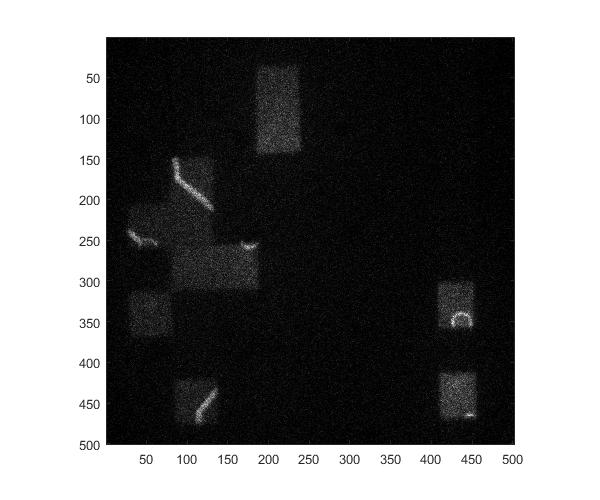
#> input picture data/raw/1.jpg, 600 x 500 px, found by its file name
$ python find_squares.py   (Python 2 division)   (older library calls are emulated)
#> lines starting #> are read from the running program, lines starting #| are printed output that depends on the picture; after the words box and inside, x2 and y2 are one past the last pixel; in counts of white or black regions, pixels touching at a corner belong together
#!/usr/bin/env python3
# -*- coding: utf-8 -*-
"""
Created on Mon May 15 11:20:31 2017

@author: https://github.com/abidrahmank/OpenCV2-Python/blob/master/OpenCV_Python_Blog/sudoku_v_0.0.6/sudoku.py
"""

import cv2
import numpy as np
import time, sys


def rectify(h):
		''' this function put vertices of square we got, in clockwise order '''
		h = h.reshape((4,2))
		hnew = np.zeros((4,2),dtype = np.float32)

		add = h.sum(1)
		hnew[0] = h[np.argmin(add)]
		hnew[2] = h[np.argmax(add)]

		diff = np.diff(h,axis = 1)
		hnew[1] = h[np.argmin(diff)]
		hnew[3] = h[np.argmax(diff)]

		return hnew


img = cv2.imread('./data/raw/1.jpg')
#> img is the input picture: shape (500, 600, 3); min 0, max 255, mean 119
gray = cv2.imread('./data/raw/1.jpg', cv2.CV_8UC1)
#> gray: shape (500, 600); min 0, max 255, mean 119


thresh = cv2.adaptiveThreshold(gray,255,1,1,5,2)
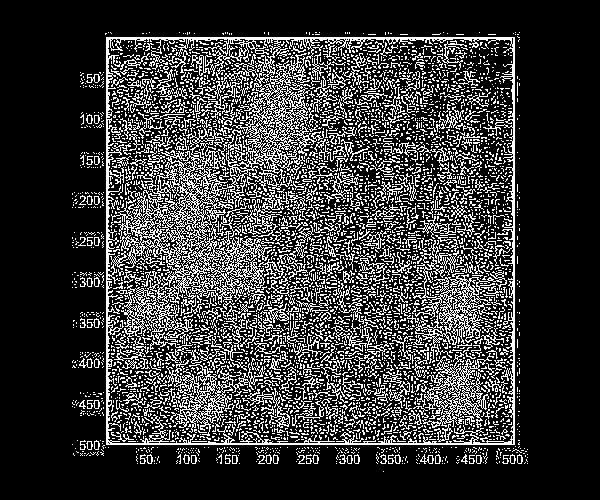
#> thresh: shape (500, 600); 22.2% white in thin lines or dots, all inside (x1, y1, x2, y2) = (72, 32, 528, 472)
im2, contours, hierarchy  = cv2.findContours(thresh, cv2.RETR_TREE, cv2.CHAIN_APPROX_SIMPLE)
#> contours = 6464 contours, 6064 with area under 20; largest, box (x1, y1, x2, y2) and area: (106, 37, 515, 445) 166056, (106, 38, 514, 444) 144330, (412, 240, 507, 359) 2584, (422, 352, 494, 428) 2022, (157, 356, 265, 436) 1906

image_area = gray.size	# this is area of the image
#> image_area = 300000

for i in contours:
	if cv2.contourArea(i)> image_area/2: # if area of box > half of image area, it is possibly the biggest blob
		peri = cv2.arcLength(i,True)
		approx = cv2.approxPolyDP(i,0.02*peri,True)
		#cv2.drawContours(img,[approx],0,(0,255,0),2,cv2.CV_AA)
		break
#> this loop made 634 passes
#> (peri, approx) on pass 634: (1630, [[106, 37], [106, 444], [514, 444], [514, 37]])
#> i on passes 1 to 6: [[383, 471]], [[527, 463]], [[444, 463]], [[442, 463]], [[419, 463]], [[404, 463]]


h = np.array([ [0,0],[449,0],[449,449],[0,449] ],np.float32)	# this is corners of new square image taken in CW order

approx = rectify(approx)	# we put the corners of biggest square in CW order to match with h
#> in rectify, `h = h.reshape((4,2))`: h = [[106, 37], [106, 444], [514, 444], [514, 37]]
#> in rectify, `add = h.sum(1)`: add = [143, 550, 958, 551]
#> in rectify, `diff = np.diff(h,axis = 1)`: diff = [-69, 338, -70, -477]
#> approx = [[106, 37], [514, 37], [514, 444], [106, 444]]

retval = cv2.getPerspectiveTransform(approx,h)	# apply perspective transformation
#> retval = [[1.1, 1.27e-17, -116.7], [-1.38e-17, 1.1, -40.82], [-1.16e-19, 0, 1]]
warp = cv2.warpPerspective(img,retval,(450,450))  # Now we get perfect square with size 450x450
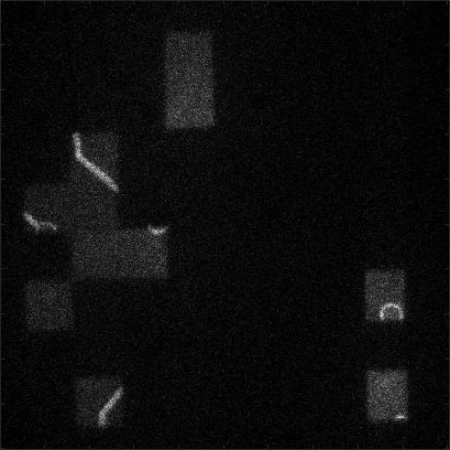
#> warp: shape (450, 450, 3); min 0, max 225, mean 12.3

warpg = cv2.cvtColor(warp,cv2.COLOR_BGR2GRAY)	# kept a gray-scale copy of warp for further use


sudo = np.zeros((8,8),np.uint8)		# a 9x9 matrix to store our sudoku puzzle

denoised = cv2.fastNlMeansDenoising(warpg, h=10)
thresh = cv2.threshold(denoised,20,255,0)

#
#kernel = cv2.getStructuringElement(cv2.MORPH_CROSS,(1,1))
#erode = cv2.erode(thresh[1], kernel, iterations =100)
#dilate =cv2.dilate(erode,kernel,iterations =100)
#> (the run stopped early here; a loop or call above may not have finished)

$ run again, with data/raw/2.jpg copied over data/raw/1.jpg
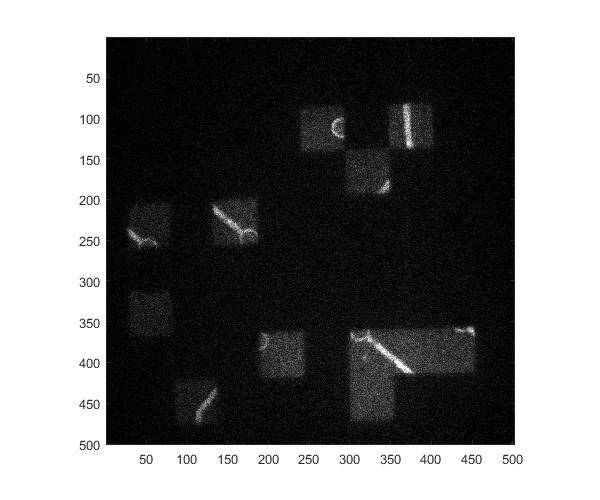
#> input picture data/raw/2.jpg, 600 x 500 px, found by its file name
#> img is the input picture: shape (500, 600, 3); min 0, max 255, mean 120.6
#> `thresh = cv2.adaptiveThreshold(gray,255,1,1,5,2)`:
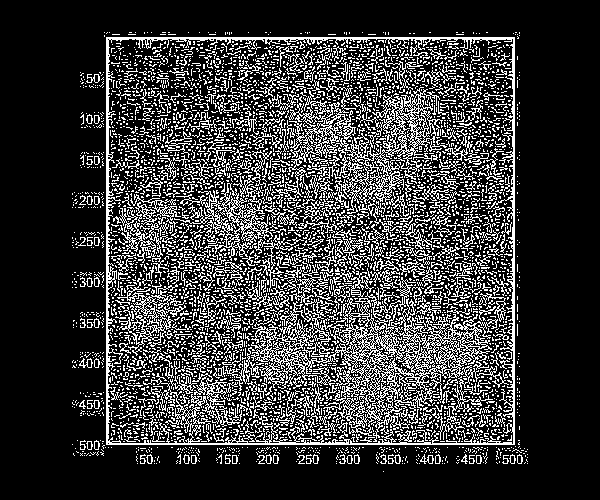
#> thresh: shape (500, 600); 22% white in thin lines or dots, all inside (x1, y1, x2, y2) = (72, 32, 528, 472)
#> contours = 6304 contours, 5940 with area under 20; largest, box (x1, y1, x2, y2) and area: (106, 37, 515, 445) 166056, (107, 38, 514, 445) 162120, (251, 292, 498, 442) 13239, (273, 87, 443, 211) 5826, (174, 175, 273, 261) 2040
#> the loop `for i in contours:` made 649 passes
#> (peri, approx) on pass 649: (1630, [[106, 37], [106, 444], [514, 444], [514, 37]])
#> h = [[106, 37], [106, 444], [514, 444], [514, 37]]
#> add = [143, 550, 958, 551]
#> diff = [-69, 338, -70, -477]
#> `approx = rectify(approx)`: approx = [[106, 37], [514, 37], [514, 444], [106, 444]]
#> retval = [[1.1, 1.27e-17, -116.7], [-1.38e-17, 1.1, -40.82], [-1.16e-19, 0, 1]]
#> `warp = cv2.warpPerspective(img,retval,(450,450))`:
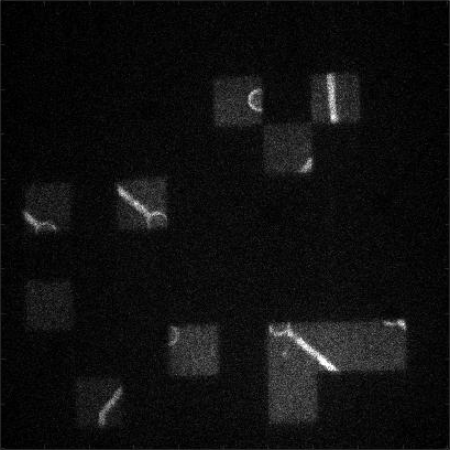
#> warp: shape (450, 450, 3); min 0, max 255, mean 15.2

$ run again, with data/raw/3.jpg copied over data/raw/1.jpg
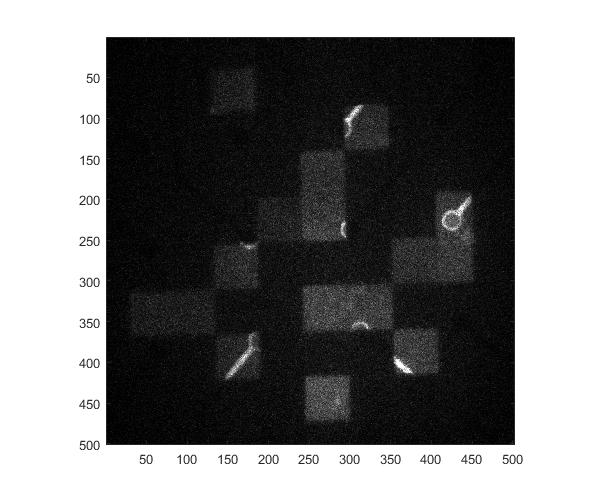
#> input picture data/raw/3.jpg, 600 x 500 px, found by its file name
#> img is the input picture: shape (500, 600, 3); min 0, max 255, mean 123.1
#> `thresh = cv2.adaptiveThreshold(gray,255,1,1,5,2)`:
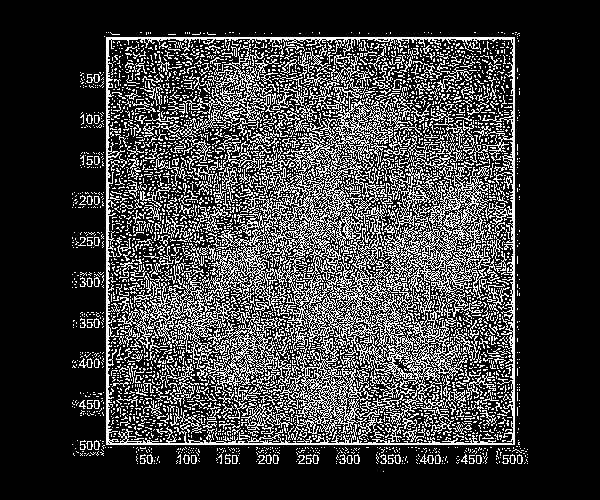
#> thresh: shape (500, 600); 23.7% white in thin lines or dots, all inside (x1, y1, x2, y2) = (72, 32, 528, 472)
#> contours = 6641 contours, 6130 with area under 20; largest, box (x1, y1, x2, y2) and area: (106, 37, 515, 445) 166056, (106, 38, 514, 445) 161835, (117, 93, 501, 440) 47765, (197, 269, 335, 394) 5466, (282, 242, 334, 296) 1352
#> the loop `for i in contours:` made 641 passes
#> (peri, approx) on pass 641: (1630, [[106, 37], [106, 444], [514, 444], [514, 37]])
#> h = [[106, 37], [106, 444], [514, 444], [514, 37]]
#> add = [143, 550, 958, 551]
#> diff = [-69, 338, -70, -477]
#> `approx = rectify(approx)`: approx = [[106, 37], [514, 37], [514, 444], [106, 444]]
#> retval = [[1.1, 1.27e-17, -116.7], [-1.38e-17, 1.1, -40.82], [-1.16e-19, 0, 1]]
#> `warp = cv2.warpPerspective(img,retval,(450,450))`:
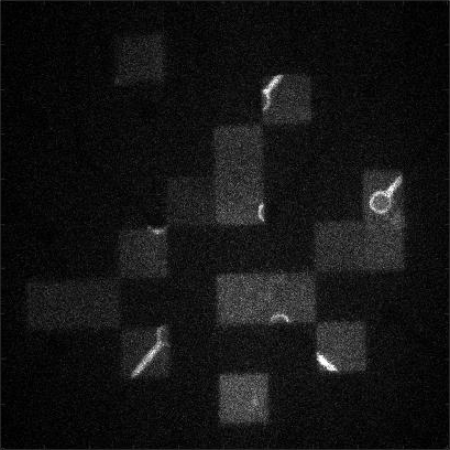
#> warp: shape (450, 450, 3); min 0, max 255, mean 19.7
